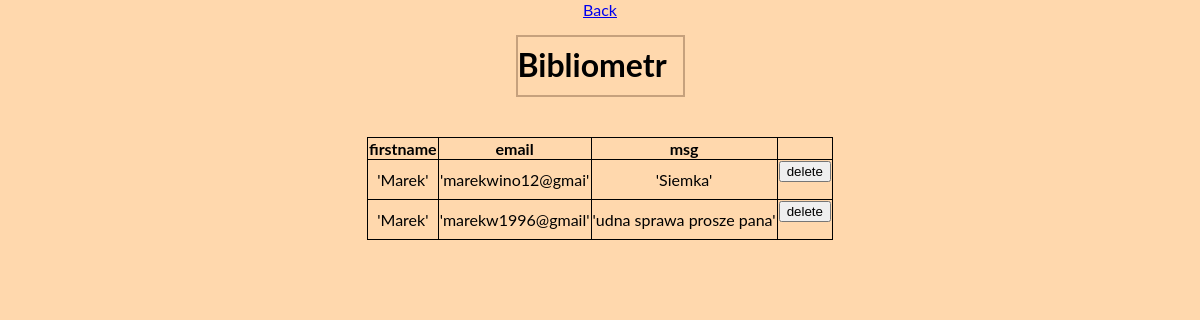
/tools.php, run on the app's committed database.
### tables this page shows
CREATE TABLE `contact` (
  `id` int(11) NOT NULL,
  `firstname` varchar(14) NOT NULL,
  `email` varchar(16) NOT NULL,
  `msg` text NOT NULL
);

### tools.php (the view, shortened to what this page needs)
<?php require_once('./config/connection.php');
 $cs = $db->query('SELECT * FROM contact');
 $contacts =  $cs->fetchAll();
?>
<html>
<head>
<link rel="stylesheet" href="./css/style.css">
</head>
<body>
<a href="index.php"> <p> Back </p> </a>
    <?php require_once('./layout/header.php');
     if($contacts) {
        echo "<table>";
    echo "<thead>";
    echo "<tr><th>firstname</th><th>email</th><th>msg</th></tr>";
    echo "<tbody>";
    foreach($contacts as $row) {
        echo "<tr>";
            echo "<td>'".$row['firstname']."'</td>";
            echo "<td>'".$row['email']."'</td>";
            echo "<td>'".$row['msg']."'</td>";
            echo '<td>
            <form action="./erase.php" method="POST">
                <input type="hidden" name="id" value="'.$row['id'].'">
                <button type="submit">delete</button>
            </form>
            </td>';
        echo "</tr>";
    }
    echo "</tbody>";
    echo "</table>";
    }
    ?>

### css/style.css (style rules this page uses)
body { text-align: center; background-color: #ffd8ad; font-family: Lato; margin: 0 auto; box-sizing: border-box; }
table { margin: 20px auto; text-align: center; border: 1px solid black; border-collapse: collapse; }
table tr th, table tr td { border: 1px solid black; }

### data on the page
contact: firstname "Marek", email "marekwino12@gmai", msg "Siemka"
contact: firstname "Marek", email "marekw1996@gmail", msg "udna sprawa prosze pana"
